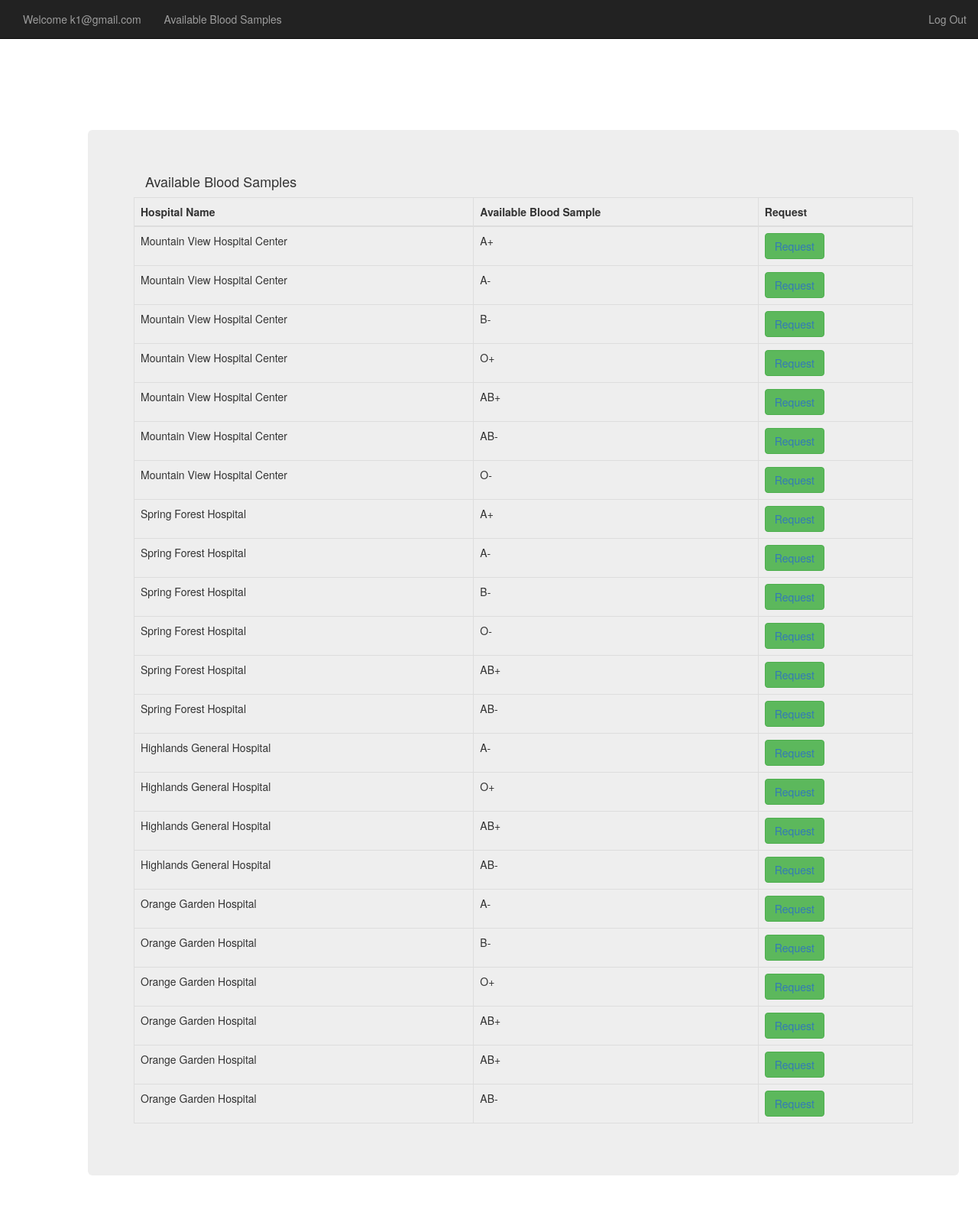
/available_blood_samples.php (signed in), run on the app's committed database.
### tables this page shows
CREATE TABLE `hospital_blood_samples_information` (
  `ID` int(11) NOT NULL,
  `hospital_name` varchar(500) NOT NULL,
  `blood_samples` varchar(100) NOT NULL,
  `Status` varchar(100) NOT NULL
);

### available_blood_samples.php (the view, shortened to what this page needs)
<?php
include("../connection.php");
mysqli_select_db($conn,'bloodbank');
$email=$_SESSION['r_email'];
$sql = mysqli_query($conn,"select hospital_name,blood_samples from hospital_blood_samples_information ");
?>
<!DOCTYPE html>
<html>
<head>
    <link rel="stylesheet" href="../css/bootstrap.min.css">
</head>
<body style="padding-top:70px; margin:100px">
<nav class="navbar navbar-inverse navbar-fixed-top">
    <div class="container-fluid">
        <ul class="nav navbar-nav navbar-left">
            <nav class="navbar navbar-inverse navbar-fixed-top">
                <div class="container-fluid">
                    <ul class="nav navbar-nav navbar-left">
                        <li> <a href="requester_home.php"> Welcome <?php echo $email ; ?> </a> </li>
                        <li> <a href="available_blood_samples.php"> Available Blood Samples </a> </li>
                    </ul>
                    <ul class="nav navbar-nav navbar-right">
                        <li> <a href="r_logout.php"> Log Out </a> </li>
                    </ul>
                </div>
            </nav>
        </ul>
    </div>
</nav>
<div class="container">
    <div class="jumbotron">
        <div class="col-md-6">
            <h4>Available Blood Samples</h4>
        </div>
        <table class="table table-bordered table-responsive">
            <thead>
            <th>Hospital Name</th>
            <th>Available Blood Sample</th>
            <th>Request</th>
            </thead>
            <tbody>
            <?php
             while($res=mysqli_fetch_assoc($sql)) {
                 echo '<tr>';
                 echo '<td>' . $res['hospital_name'] . '</td>';
                 echo '<td>' . $res['blood_samples'] . '</td>';
             ?>
            <td> <button type="button" class="btn btn-success"><a href="ses.php">Request</a></button> </td>
             <?php
              echo '</tr>';
            }?>
            </tbody>
        </table>
    </div>
</div>
</body>
</html>

### data on the page
hospital_blood_samples_information: hospital_name "Mountain View Hospital Center", blood_samples "A+"
hospital_blood_samples_information: hospital_name "Mountain View Hospital Center", blood_samples "A-"
hospital_blood_samples_information: hospital_name "Mountain View Hospital Center", blood_samples "B-"
hospital_blood_samples_information: hospital_name "Mountain View Hospital Center", blood_samples "O+"
hospital_blood_samples_information: hospital_name "Mountain View Hospital Center", blood_samples "AB+"
hospital_blood_samples_information: hospital_name "Mountain View Hospital Center", blood_samples "AB-"
hospital_blood_samples_information: hospital_name "Mountain View Hospital Center", blood_samples "O-"
hospital_blood_samples_information: hospital_name "Spring Forest Hospital", blood_samples "A+"
hospital_blood_samples_information: hospital_name "Spring Forest Hospital", blood_samples "A-"
hospital_blood_samples_information: hospital_name "Spring Forest Hospital", blood_samples "B-"
hospital_blood_samples_information: hospital_name "Spring Forest Hospital", blood_samples "O-"
hospital_blood_samples_information: hospital_name "Spring Forest Hospital", blood_samples "AB+"
hospital_blood_samples_information: hospital_name "Spring Forest Hospital", blood_samples "AB-"
hospital_blood_samples_information: hospital_name "Highlands General Hospital", blood_samples "A-"
hospital_blood_samples_information: hospital_name "Highlands General Hospital", blood_samples "O+"
hospital_blood_samples_information: hospital_name "Highlands General Hospital", blood_samples "AB+"
hospital_blood_samples_information: hospital_name "Highlands General Hospital", blood_samples "AB-"
hospital_blood_samples_information: hospital_name "Orange Garden Hospital", blood_samples "A-"
hospital_blood_samples_information: hospital_name "Orange Garden Hospital", blood_samples "B-"
hospital_blood_samples_information: hospital_name "Orange Garden Hospital", blood_samples "O+"
hospital_blood_samples_information: hospital_name "Orange Garden Hospital", blood_samples "AB+"
hospital_blood_samples_information: hospital_name "Orange Garden Hospital", blood_samples "AB+"
hospital_blood_samples_information: hospital_name "Orange Garden Hospital", blood_samples "AB-"

### other printed values
$email "k1@gmail.com"
